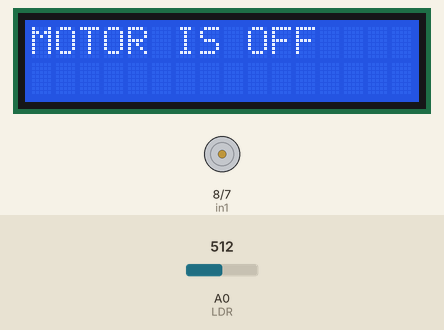
The sketch below on a simulated Arduino Uno, built with avr-gcc and run on an emulated ATmega328P. On the bench: 16×2 character LCD, motor-driver pin pairs drawn as motors (green arrow = first pin HIGH = forward, orange = second pin HIGH = backward, longer = more drive, scaled by the enable pin). Inputs (shaded band) come from the test bench; at power-on: A0 (LDR) = 512. What the sketch prints to the serial monitor is not drawn.

Above: at 1.8 s.
1.9 s: A0 (LDR) set to 686
4.3 s: A0 (LDR) set to 713
At 6.9 s:
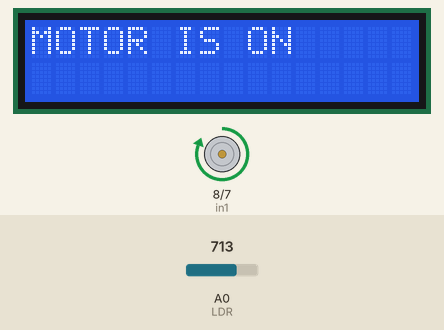
7.8 s: A0 (LDR) set to 690
At 10.5 s:
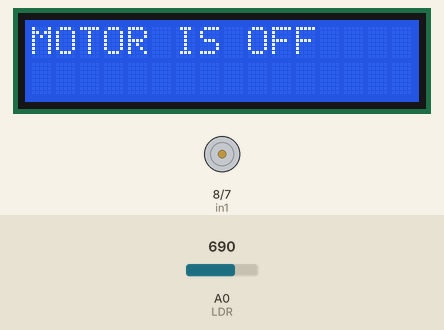
11.0 s: A0 (LDR) set to 710
At 13.9 s:
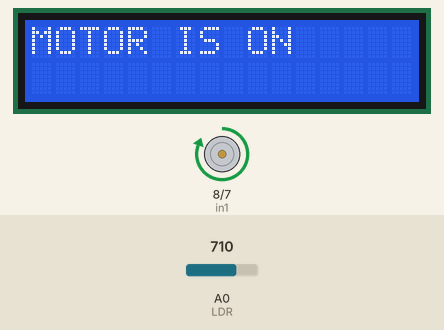
14.2 s: A0 (LDR) set to 511
At 16.5 s:
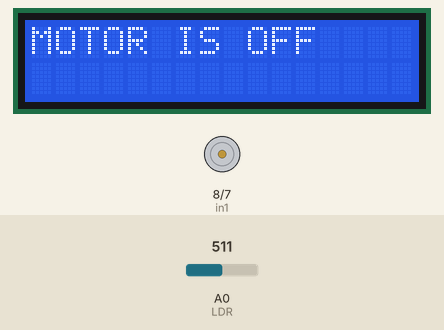
Timing chart, 0 to 18.0 s (numbered marks = the images above; inputs shaded):
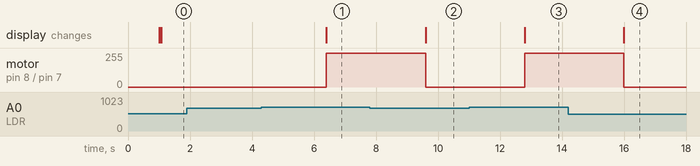

The sketch:

ldr_motor_lcd.ino
```cpp
//Embedded system for Controlling a DC motor with LDR using L293D IC and display status of motor in 16x2 LCD display.
//Coaded by- Anirban Bhattacharjee, Dept of Instrumentation & USIC, Gauhati University, Assam


#include <LiquidCrystal.h>
LiquidCrystal lcd(12, 11, 5, 4, 3, 2);


int enA = 9;
int in1 = 8;
int in2 = 7;
int LDR = A0;
int val = 0;


void setup()
{
  Serial.begin(9600);
  pinMode(enA, OUTPUT);
  pinMode(in1, OUTPUT);
  pinMode(in2, OUTPUT);


  // Turn off motors - Initial state
  digitalWrite(in1, LOW);
  digitalWrite(in2, LOW);


}

void loop()
{

  val = analogRead(LDR);
  Serial.print("LDR Value is: ");
  Serial.println(val);
  delay(1000);

  if (val>700)
  {
  lcd.begin(16, 2);
  lcd.clear();
  lcd.print("MOTOR IS ON");

    analogWrite(enA, 255);
  // Turn on motor A & B
  digitalWrite(in1, HIGH);
  digitalWrite(in2, LOW);
  }
else
{
  lcd.begin(16, 2);
  lcd.clear();
  lcd.print("MOTOR IS OFF");
  digitalWrite(in1, LOW);
  digitalWrite(in2, LOW);
  }
}
```

Measured:
- the behaviour switches between 700 and 701 on A0 (LDR) (found by bisection; images 0 and 1)
- after the input at 1.9 s, every drawn part: stays the same
- after the input at 4.3 s, motor on pin 8 (in1) / pin 7 (in2): stopped → forward 255/255 after 2.1 s; the display: changes after 2.1 s (image 1)
- after the input at 7.8 s, motor on pin 8 (in1) / pin 7 (in2): forward 255/255 → stopped after 1.8 s; the display: changes after 1.8 s (image 2)
- after the input at 11.0 s, motor on pin 8 (in1) / pin 7 (in2): stopped → forward 255/255 after 1.8 s; the display: changes after 1.8 s (image 3)
- after the input at 14.2 s, motor on pin 8 (in1) / pin 7 (in2): forward 255/255 → stopped after 1.8 s; the display: changes after 1.8 s (image 4)
